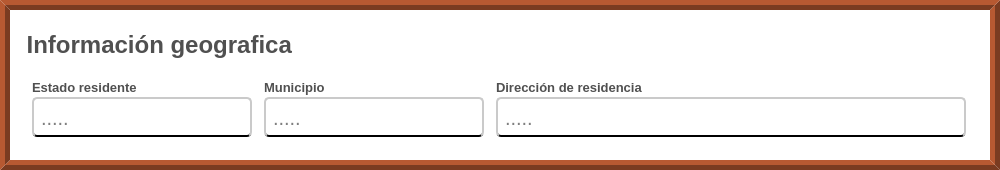
              <widget class="QFrame" name="info_geografica">
               <property name="sizePolicy">
                <sizepolicy hsizetype="Preferred" vsizetype="Preferred">
                 <horstretch>0</horstretch>
                 <verstretch>0</verstretch>
                </sizepolicy>
               </property>
               <property name="minimumSize">
                <size>
                 <width>1000</width>
                 <height>170</height>
                </size>
               </property>
               <property name="maximumSize">
                <size>
                 <width>1000</width>
                 <height>16777215</height>
                </size>
               </property>
               <property name="styleSheet">
                <string notr="true">QFrame{
	background-color: rgb(255, 255, 255);
	border:10px ridge rgb(122, 59, 33);
}</string>
               </property>
               <property name="frameShape">
                <enum>QFrame::NoFrame</enum>
               </property>
               <property name="frameShadow">
                <enum>QFrame::Raised</enum>
               </property>
               <layout class="QVBoxLayout" name="verticalLayout_8">
                <property name="leftMargin">
                 <number>10</number>
                </property>
                <property name="topMargin">
                 <number>20</number>
                </property>
                <item>
                 <widget class="QLabel" name="label_titulo_del_segmento_info_geografica">
                  <property name="maximumSize">
                   <size>
                    <width>16777215</width>
                    <height>30</height>
                   </size>
                  </property>
                  <property name="font">
                   <font>
                    <family>Arial</family>
                    <pointsize>18</pointsize>
                    <weight>75</weight>
                    <bold>true</bold>
                   </font>
                  </property>
                  <property name="styleSheet">
                   <string notr="true">QLabel{
	

	
	color: rgb(80, 80, 80);
	border:none;
	border-color: #ffffff;


}
</string>
                  </property>
                  <property name="text">
                   <string> Información geografica</string>
                  </property>
                  <property name="scaledContents">
                   <bool>false</bool>
                  </property>
                 </widget>
                </item>
                <item>
                 <widget class="QFrame" name="espacio_para_preguntas">
                  <property name="styleSheet">
                   <string notr="true">border-radius:0px;
border:none;
/*border:1px solid;*/</string>
                  </property>
                  <property name="frameShape">
                   <enum>QFrame::StyledPanel</enum>
                  </property>
                  <property name="frameShadow">
                   <enum>QFrame::Raised</enum>
                  </property>
                  <layout class="QGridLayout" name="gridLayout_3" rowstretch="0" columnstretch="0,0,0" rowminimumheight="0" columnminimumwidth="0,0,0">
                   <property name="horizontalSpacing">
                    <number>9</number>
                   </property>
                   <property name="verticalSpacing">
                    <number>20</number>
                   </property>
                   <item row="0" column="0">
                    <layout class="QVBoxLayout" name="verticalLayout_24">
                     <property name="spacing">
                      <number>0</number>
                     </property>
                     <item alignment="Qt::AlignLeft">
                      <widget class="QLabel" name="label_estado_residente">
                       <property name="maximumSize">
                        <size>
                         <width>16777215</width>
                         <height>20</height>
                        </size>
                       </property>
                       <property name="font">
                        <font>
                         <family>Arial</family>
                         <pointsize>10</pointsize>
                         <weight>75</weight>
                         <bold>true</bold>
                        </font>
                       </property>
                       <property name="styleSheet">
                        <string notr="true">QLabel{
		
	color: rgb(80, 80, 80);

	border-color: #ffffff;


}
</string>
                       </property>
                       <property name="text">
                        <string>Estado residente</string>
                       </property>
                       <property name="scaledContents">
                        <bool>false</bool>
                       </property>
                      </widget>
                     </item>
                     <item>
                      <widget class="QLineEdit" name="input_estado_residente">
                       <property name="sizePolicy">
                        <sizepolicy hsizetype="Fixed" vsizetype="Fixed">
                         <horstretch>0</horstretch>
                         <verstretch>20</verstretch>
                        </sizepolicy>
                       </property>
                       <property name="minimumSize">
                        <size>
                         <width>220</width>
                         <height>40</height>
                        </size>
                       </property>
                       <property name="font">
                        <font>
                         <family>Arial</family>
                         <pointsize>15</pointsize>
                        </font>
                       </property>
                       <property name="styleSheet">
                        <string notr="true">QLineEdit{
	
	background-color: rgb(255, 255, 255);
	border-radius:5px;
	padding-left: 5px;
 padding-right:5px;
	padding-top:1px;
	border-bottom:2px solid black  ;
	border-top: 2px solid rgb(202, 202, 202);
	border-left: 2px solid rgb(202, 202, 202);
	border-right: 2px solid rgb(202, 202, 202);

}

QLineEdit:focus{

	border: 2px solid rgb(17, 192, 255)



}
</string>
                       </property>
                       <property name="placeholderText">
                        <string>.....</string>
                       </property>
                      </widget>
                     </item>
                    </layout>
                   </item>
                   <item row="0" column="1">
                    <layout class="QVBoxLayout" name="verticalLayout_25">
                     <property name="spacing">
                      <number>0</number>
                     </property>
                     <item alignment="Qt::AlignLeft">
                      <widget class="QLabel" name="label_municipio">
                       <property name="maximumSize">
                        <size>
                         <width>16777215</width>
                         <height>20</height>
                        </size>
                       </property>
                       <property name="font">
                        <font>
                         <family>Arial</family>
                         <pointsize>10</pointsize>
                         <weight>75</weight>
                         <bold>true</bold>
                        </font>
                       </property>
                       <property name="styleSheet">
                        <string notr="true">QLabel{
		
	color: rgb(80, 80, 80);

	border-color: #ffffff;


}
</string>
                       </property>
                       <property name="text">
                        <string>Municipio</string>
                       </property>
                       <property name="scaledContents">
                        <bool>false</bool>
                       </property>
                      </widget>
                     </item>
                     <item>
                      <widget class="QLineEdit" name="input_municipio">
                       <property name="sizePolicy">
                        <sizepolicy hsizetype="Fixed" vsizetype="Fixed">
                         <horstretch>0</horstretch>
                         <verstretch>50</verstretch>
                        </sizepolicy>
                       </property>
                       <property name="minimumSize">
                        <size>
                         <width>220</width>
                         <height>40</height>
                        </size>
                       </property>
                       <property name="font">
                        <font>
                         <family>Arial</family>
                         <pointsize>15</pointsize>
                        </font>
                       </property>
                       <property name="styleSheet">
                        <string notr="true">QLineEdit{
	
	background-color: rgb(255, 255, 255);
	border-radius:5px;
	padding-left: 5px;
 padding-right:5px;
	padding-top:1px;
	border-bottom:2px solid black  ;
	border-top: 2px solid rgb(202, 202, 202);
	border-left: 2px solid rgb(202, 202, 202);
	border-right: 2px solid rgb(202, 202, 202);

}

QLineEdit:focus{

	border: 2px solid rgb(17, 192, 255)



}
</string>
                       </property>
                       <property name="placeholderText">
                        <string>.....</string>
                       </property>
                      </widget>
                     </item>
                    </layout>
                   </item>
                   <item row="0" column="2">
                    <layout class="QVBoxLayout" name="verticalLayout_26">
                     <property name="spacing">
                      <number>0</number>
                     </property>
                     <item alignment="Qt::AlignLeft">
                      <widget class="QLabel" name="label_direccion_recidencia">
                       <property name="sizePolicy">
                        <sizepolicy hsizetype="Preferred" vsizetype="Preferred">
                         <horstretch>0</horstretch>
                         <verstretch>20</verstretch>
                        </sizepolicy>
                       </property>
                       <property name="maximumSize">
                        <size>
                         <width>16777215</width>
                         <height>20</height>
                        </size>
                       </property>
                       <property name="font">
                        <font>
                         <family>Arial</family>
                         <pointsize>10</pointsize>
                         <weight>75</weight>
                         <bold>true</bold>
                        </font>
                       </property>
                       <property name="styleSheet">
                        <string notr="true">QLabel{
		
	color: rgb(80, 80, 80);

	border-color: #ffffff;


}
</string>
                       </property>
                       <property name="text">
                        <string>Dirección de residencia</string>
                       </property>
                       <property name="scaledContents">
                        <bool>false</bool>
                       </property>
                      </widget>
                     </item>
                     <item>
                      <widget class="QLineEdit" name="input_direccion_residencia">
                       <property name="sizePolicy">
                        <sizepolicy hsizetype="Fixed" vsizetype="Fixed">
                         <horstretch>0</horstretch>
                         <verstretch>20</verstretch>
                        </sizepolicy>
                       </property>
                       <property name="minimumSize">
                        <size>
                         <width>470</width>
                         <height>40</height>
                        </size>
                       </property>
                       <property name="font">
                        <font>
                         <family>Arial</family>
                         <pointsize>15</pointsize>
                        </font>
                       </property>
                       <property name="styleSheet">
                        <string notr="true">QLineEdit{
	
	background-color: rgb(255, 255, 255);
	border-radius:5px;
	padding-left: 5px;
 padding-right:5px;
	padding-top:1px;
	border-bottom:2px solid black  ;
	border-top: 2px solid rgb(202, 202, 202);
	border-left: 2px solid rgb(202, 202, 202);
	border-right: 2px solid rgb(202, 202, 202);

}

QLineEdit:focus{

	border: 2px solid rgb(17, 192, 255)



}
</string>
                       </property>
                       <property name="placeholderText">
                        <string>.....</string>
                       </property>
                      </widget>
                     </item>
                    </layout>
                   </item>
                  </layout>
                 </widget>
                </item>
               </layout>
              </widget>
